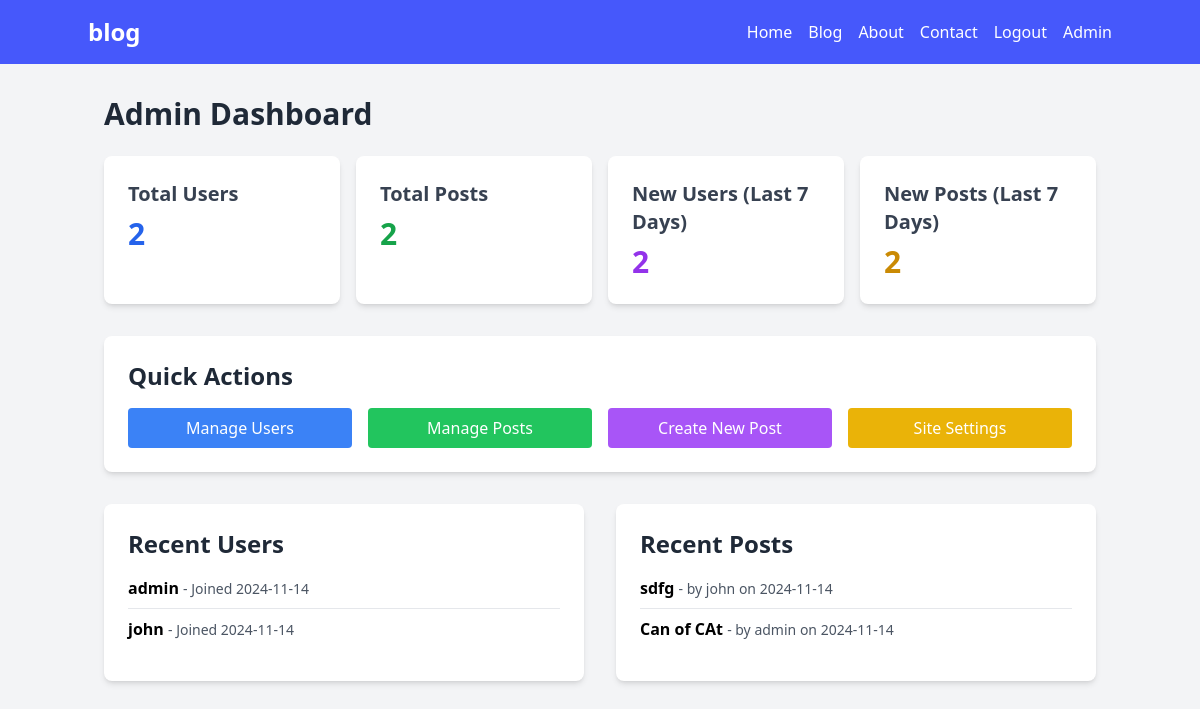
The app's page /admin (signed in) with its own data.
### app/models.py (models this page shows, shortened)
class User(UserMixin, db.Model):
    id = db.Column(db.Integer, primary_key=True)
    username = db.Column(db.String(80), unique=True, nullable=False)
    email = db.Column(db.String(120), unique=True, nullable=False)
    password_hash = db.Column(db.String(128))
    posts = db.relationship('Post', backref='author', lazy=True)
    is_admin = db.Column(db.Boolean, default=False)
    created_at = db.Column(db.DateTime, default=datetime.utcnow)
    def is_administrator(self):
        return self.is_admin

class Post(db.Model):
    id = db.Column(db.Integer, primary_key=True)
    title = db.Column(db.String(200), nullable=False)
    subtitle = db.Column(db.String(200))
    content = db.Column(db.Text, nullable=False)
    featured_image = db.Column(db.String(500))
    category = db.Column(db.String(50))
    tags = db.Column(db.String(200))
    status = db.Column(db.String(20), default='draft')
    created_at = db.Column(db.DateTime, default=datetime.utcnow)
    updated_at = db.Column(db.DateTime, default=datetime.utcnow, onupdate=datetime.utcnow)
    user_id = db.Column(db.Integer, db.ForeignKey('user.id'), nullable=False)
    status = db.Column(db.String(20), default='draft')
    featured_image_data = db.Column(db.LargeBinary)  # For storing the actual image data
    featured_image_mimetype = db.Column(db.String(32))  # For storing the image type

### app/admin.py (the view)
@admin.route('/admin')
@login_required
@admin_required
def admin_dashboard():
    total_users = User.query.count()
    total_posts = Post.query.count()
    seven_days_ago = datetime.utcnow() - timedelta(days=7)
    new_users_count = User.query.filter(User.created_at >= seven_days_ago).count()
    new_posts_count = Post.query.filter(Post.created_at >= seven_days_ago).count()
    recent_users = User.query.order_by(User.created_at.desc()).limit(5).all()
    recent_posts = Post.query.order_by(Post.created_at.desc()).limit(5).all()
    return render_template('admin/dashboard.html',
                           total_users=total_users,
                           total_posts=total_posts,
                           new_users_count=new_users_count,
                           new_posts_count=new_posts_count,
                           recent_users=recent_users,
                           recent_posts=recent_posts)

### app/__init__.py (called while the page is built)
@login_manager.user_loader
def load_user(user_id):
    return User.query.get(int(user_id))

### app/admin.py (called while the page is built)
def admin_required(f):
    @wraps(f)
    def decorated_function(*args, **kwargs):
        if not current_user.is_authenticated or not current_user.is_administrator():
            flash('You need to be an admin to access this page.', 'error')
            return redirect(url_for('main.home'))
        return f(*args, **kwargs)
    return decorated_function

### app/templates/admin/dashboard.html (shortened to what this page needs)
{% extends "base.html" %}
{% block content %}
<div class="bg-gray-100 min-h-screen">
    <div class="container mx-auto px-4 py-8">
        <h1 class="text-3xl font-bold mb-6 text-gray-800">Admin Dashboard</h1>
        <div class="grid grid-cols-1 md:grid-cols-2 lg:grid-cols-4 gap-4 mb-8">
            <div class="bg-white rounded-lg shadow-md p-6">
                <h2 class="text-xl font-semibold mb-2 text-gray-700">Total Users</h2>
                <p class="text-3xl font-bold text-blue-600">{{ total_users }}</p>
            </div>
            <div class="bg-white rounded-lg shadow-md p-6">
                <h2 class="text-xl font-semibold mb-2 text-gray-700">Total Posts</h2>
                <p class="text-3xl font-bold text-green-600">{{ total_posts }}</p>
            </div>
            <div class="bg-white rounded-lg shadow-md p-6">
                <h2 class="text-xl font-semibold mb-2 text-gray-700">New Users (Last 7 Days)</h2>
                <p class="text-3xl font-bold text-purple-600">{{ new_users_count }}</p>
            </div>
            <div class="bg-white rounded-lg shadow-md p-6">
                <h2 class="text-xl font-semibold mb-2 text-gray-700">New Posts (Last 7 Days)</h2>
                <p class="text-3xl font-bold text-yellow-600">{{ new_posts_count }}</p>
            </div>
        </div>
        <div class="bg-white rounded-lg shadow-md p-6 mb-8">
            <h2 class="text-2xl font-semibold mb-4 text-gray-800">Quick Actions</h2>
            <div class="grid grid-cols-2 md:grid-cols-4 gap-4">
                <a href="{{ url_for('admin.manage_users') }}" class="bg-blue-500 text-white py-2 px-4 rounded hover:bg-blue-600 transition duration-300 text-center">Manage Users</a>
                <a href="{{ url_for('admin.manage_posts') }}" class="bg-green-500 text-white py-2 px-4 rounded hover:bg-green-600 transition duration-300 text-center">Manage Posts</a>
                <a href="{{ url_for('blog.create') }}" class="bg-purple-500 text-white py-2 px-4 rounded hover:bg-purple-600 transition duration-300 text-center">Create New Post</a>
                <a href="#" class="bg-yellow-500 text-white py-2 px-4 rounded hover:bg-yellow-600 transition duration-300 text-center">Site Settings</a>
            </div>
        </div>
        <div class="grid grid-cols-1 md:grid-cols-2 gap-8">
            <div class="bg-white rounded-lg shadow-md p-6">
                <h2 class="text-2xl font-semibold mb-4 text-gray-800">Recent Users</h2>
                <ul>
                    {% for user in recent_users %}
                    <li class="mb-2 pb-2 border-b last:border-b-0">
                        <span class="font-semibold">{{ user.username }}</span>
                        <span class="text-gray-600 text-sm"> - Joined {{ user.created_at.strftime('%Y-%m-%d') }}</span>
                    </li>
                    {% endfor %}
                </ul>
            </div>
            <div class="bg-white rounded-lg shadow-md p-6">
                <h2 class="text-2xl font-semibold mb-4 text-gray-800">Recent Posts</h2>
                <ul>
                    {% for post in recent_posts %}
                    <li class="mb-2 pb-2 border-b last:border-b-0">
                        <span class="font-semibold">{{ post.title }}</span>
                        <span class="text-gray-600 text-sm"> - by {{ post.author.username }} on {{ post.created_at.strftime('%Y-%m-%d') }}</span>
                    </li>
                    {% endfor %}
                </ul>
            </div>
        </div>
    </div>
</div>
{% endblock %}

### app/templates/base.html (shortened to what this page needs)
<!DOCTYPE html>
<html lang="en" class="h-full">
    <head>
        <script src="https://cdn.tailwindcss.com"></script>
        <link rel="stylesheet" href="https://cdnjs.cloudflare.com/ajax/libs/font-awesome/6.4.0/css/all.min.css">
    </head>
<body class="flex flex-col min-h-full">
    <nav class="text-white p-4" style="background-color: #4658fb;">
        <div class="container mx-auto flex justify-between items-center">
            <a href="/" class="text-2xl font-bold">blog</a>
            <ul class="flex space-x-4">
                <li><a href="{{ url_for('main.home') }}" class="hover:underline">Home</a></li>
                <li><a href="{{ url_for('blog.index') }}" class="hover:underline">Blog</a></li>
                <li><a href="{{ url_for('main.about') }}" class="hover:underline">About</a></li>
                <li><a href="{{ url_for('main.contact') }}" class="hover:underline">Contact</a></li>
                {% if current_user.is_authenticated %}
                    <li><a href="{{ url_for('auth.logout') }}" class="hover:underline">Logout</a></li>
                    {% if current_user.is_authenticated and current_user.is_administrator() %}
        <li><a href="{{ url_for('admin.admin_dashboard') }}" class="hover:underline">Admin</a></li>
    {% endif %}
                {% else %}
                    <li><a href="{{ url_for('auth.login') }}" class="hover:underline">Login</a></li>
                    <li><a href="{{ url_for('auth.register') }}" class="hover:underline">Register</a></li>
                {% endif %}
            </ul>
        </div>
    </nav>
    <main class="flex-grow">
        {% block content %}{% endblock %}
    </main>
</body>
</html>

### records on screen
User: username "admin", created_at "2024-11-14"
User: username "john", created_at "2024-11-14"
Post: title "sdfg", author.username "john", created_at "2024-11-14"
Post: title "Can of CAt", author.username "admin", created_at "2024-11-14"

### other values on screen
{{ total_users }} "2"
{{ total_posts }} "2"
{{ new_users_count }} "2"
{{ new_posts_count }} "2"
